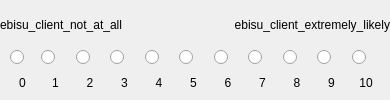
<?xml version="1.0" encoding="UTF-8"?>
<ui version="4.0">
 <class>OriginSurveyWidget</class>
 <widget class="QWidget" name="OriginSurveyWidget">
  <layout class="QVBoxLayout" name="verticalLayout_12">
   <property name="spacing">
    <number>0</number>
   </property>
   <property name="leftMargin">
    <number>0</number>
   </property>
   <property name="topMargin">
    <number>0</number>
   </property>
   <property name="rightMargin">
    <number>0</number>
   </property>
   <property name="bottomMargin">
    <number>0</number>
   </property>
   <item>
    <layout class="QHBoxLayout" name="labelHorizontalLayout">
     <item>
      <widget class="Origin::UIToolkit::OriginLabel" name="notLikelyLabel">
       <property name="minimumSize">
        <size>
         <width>185</width>
         <height>0</height>
        </size>
       </property>
       <property name="text">
        <string>ebisu_client_not_at_all</string>
       </property>
       <property name="wordWrap">
        <bool>true</bool>
       </property>
       <property name="labelType">
        <enum>Origin::UIToolkit::OriginLabel::DialogDescription</enum>
       </property>
      </widget>
     </item>
     <item>
      <spacer name="horizontalSpacer">
       <property name="orientation">
        <enum>Qt::Horizontal</enum>
       </property>
       <property name="sizeHint" stdset="0">
        <size>
         <width>20</width>
         <height>2</height>
        </size>
       </property>
      </spacer>
     </item>
     <item>
      <widget class="Origin::UIToolkit::OriginLabel" name="extremelyLikelyLabel">
       <property name="minimumSize">
        <size>
         <width>185</width>
         <height>0</height>
        </size>
       </property>
       <property name="text">
        <string>ebisu_client_extremely_likely</string>
       </property>
       <property name="alignment">
        <set>Qt::AlignRight|Qt::AlignTrailing|Qt::AlignVCenter</set>
       </property>
       <property name="wordWrap">
        <bool>true</bool>
       </property>
       <property name="labelType">
        <enum>Origin::UIToolkit::OriginLabel::DialogDescription</enum>
       </property>
      </widget>
     </item>
    </layout>
   </item>
   <item>
    <layout class="QHBoxLayout" name="buttonHorizontalLayout">
     <property name="spacing">
      <number>6</number>
     </property>
     <property name="leftMargin">
      <number>0</number>
     </property>
     <property name="rightMargin">
      <number>0</number>
     </property>
     <item>
      <spacer name="horizontalSpacer_2">
       <property name="orientation">
        <enum>Qt::Horizontal</enum>
       </property>
       <property name="sizeType">
        <enum>QSizePolicy::Fixed</enum>
       </property>
       <property name="sizeHint" stdset="0">
        <size>
         <width>10</width>
         <height>20</height>
        </size>
       </property>
      </spacer>
     </item>
     <item>
      <layout class="QVBoxLayout" name="zeroVerticalLayout">
       <property name="spacing">
        <number>0</number>
       </property>
       <item>
        <widget class="Origin::UIToolkit::OriginRadioButton" name="zeroRB">
         <property name="sizePolicy">
          <sizepolicy hsizetype="Fixed" vsizetype="Fixed">
           <horstretch>0</horstretch>
           <verstretch>0</verstretch>
          </sizepolicy>
         </property>
         <property name="minimumSize">
          <size>
           <width>25</width>
           <height>0</height>
          </size>
         </property>
         <property name="maximumSize">
          <size>
           <width>25</width>
           <height>16777215</height>
          </size>
         </property>
         <property name="text">
          <string/>
         </property>
        </widget>
       </item>
       <item>
        <widget class="Origin::UIToolkit::OriginLabel" name="zeroLabel">
         <property name="minimumSize">
          <size>
           <width>25</width>
           <height>0</height>
          </size>
         </property>
         <property name="maximumSize">
          <size>
           <width>25</width>
           <height>16777215</height>
          </size>
         </property>
         <property name="text">
          <string>0</string>
         </property>
         <property name="textFormat">
          <enum>Qt::AutoText</enum>
         </property>
         <property name="alignment">
          <set>Qt::AlignCenter</set>
         </property>
         <property name="labelType">
          <enum>Origin::UIToolkit::OriginLabel::DialogFieldName</enum>
         </property>
        </widget>
       </item>
      </layout>
     </item>
     <item>
      <layout class="QVBoxLayout" name="oneVerticalLayout">
       <property name="spacing">
        <number>0</number>
       </property>
       <item>
        <widget class="Origin::UIToolkit::OriginRadioButton" name="oneRB">
         <property name="text">
          <string/>
         </property>
        </widget>
       </item>
       <item>
        <widget class="Origin::UIToolkit::OriginLabel" name="oneLabel">
         <property name="text">
          <string>1</string>
         </property>
         <property name="textFormat">
          <enum>Qt::AutoText</enum>
         </property>
         <property name="alignment">
          <set>Qt::AlignCenter</set>
         </property>
         <property name="labelType">
          <enum>Origin::UIToolkit::OriginLabel::DialogFieldName</enum>
         </property>
        </widget>
       </item>
      </layout>
     </item>
     <item>
      <layout class="QVBoxLayout" name="twoVerticalLayout">
       <property name="spacing">
        <number>0</number>
       </property>
       <item>
        <widget class="Origin::UIToolkit::OriginRadioButton" name="twoRB">
         <property name="text">
          <string/>
         </property>
        </widget>
       </item>
       <item>
        <widget class="Origin::UIToolkit::OriginLabel" name="twoLabel">
         <property name="text">
          <string>2</string>
         </property>
         <property name="textFormat">
          <enum>Qt::AutoText</enum>
         </property>
         <property name="alignment">
          <set>Qt::AlignCenter</set>
         </property>
         <property name="labelType">
          <enum>Origin::UIToolkit::OriginLabel::DialogFieldName</enum>
         </property>
        </widget>
       </item>
      </layout>
     </item>
     <item>
      <layout class="QVBoxLayout" name="threeVerticalLayout">
       <property name="spacing">
        <number>0</number>
       </property>
       <item>
        <widget class="Origin::UIToolkit::OriginRadioButton" name="threeRB">
         <property name="text">
          <string/>
         </property>
        </widget>
       </item>
       <item>
        <widget class="Origin::UIToolkit::OriginLabel" name="threeLabel">
         <property name="text">
          <string>3</string>
         </property>
         <property name="textFormat">
          <enum>Qt::AutoText</enum>
         </property>
         <property name="alignment">
          <set>Qt::AlignCenter</set>
         </property>
         <property name="labelType">
          <enum>Origin::UIToolkit::OriginLabel::DialogFieldName</enum>
         </property>
        </widget>
       </item>
      </layout>
     </item>
     <item>
      <layout class="QVBoxLayout" name="fourVerticalLayout">
       <property name="spacing">
        <number>0</number>
       </property>
       <item>
        <widget class="Origin::UIToolkit::OriginRadioButton" name="fourRB">
         <property name="text">
          <string/>
         </property>
        </widget>
       </item>
       <item>
        <widget class="Origin::UIToolkit::OriginLabel" name="fourLabel">
         <property name="text">
          <string>4</string>
         </property>
         <property name="textFormat">
          <enum>Qt::AutoText</enum>
         </property>
         <property name="alignment">
          <set>Qt::AlignCenter</set>
         </property>
         <property name="labelType">
          <enum>Origin::UIToolkit::OriginLabel::DialogFieldName</enum>
         </property>
        </widget>
       </item>
      </layout>
     </item>
     <item>
      <layout class="QVBoxLayout" name="fiveVerticalLayout">
       <property name="spacing">
        <number>0</number>
       </property>
       <item>
        <widget class="Origin::UIToolkit::OriginRadioButton" name="fiveRB">
         <property name="text">
          <string/>
         </property>
        </widget>
       </item>
       <item>
        <widget class="Origin::UIToolkit::OriginLabel" name="fiveLabel">
         <property name="text">
          <string>5</string>
         </property>
         <property name="textFormat">
          <enum>Qt::AutoText</enum>
         </property>
         <property name="alignment">
          <set>Qt::AlignCenter</set>
         </property>
         <property name="labelType">
          <enum>Origin::UIToolkit::OriginLabel::DialogFieldName</enum>
         </property>
        </widget>
       </item>
      </layout>
     </item>
     <item>
      <layout class="QVBoxLayout" name="sixVerticalLayout">
       <property name="spacing">
        <number>0</number>
       </property>
       <item>
        <widget class="Origin::UIToolkit::OriginRadioButton" name="sixRB">
         <property name="text">
          <string/>
         </property>
        </widget>
       </item>
       <item>
        <widget class="Origin::UIToolkit::OriginLabel" name="sixLabel">
         <property name="text">
          <string>6</string>
         </property>
         <property name="textFormat">
          <enum>Qt::AutoText</enum>
         </property>
         <property name="alignment">
          <set>Qt::AlignCenter</set>
         </property>
         <property name="labelType">
          <enum>Origin::UIToolkit::OriginLabel::DialogFieldName</enum>
         </property>
        </widget>
       </item>
      </layout>
     </item>
     <item>
      <layout class="QVBoxLayout" name="sevenVerticalLayout">
       <property name="spacing">
        <number>0</number>
       </property>
       <item>
        <widget class="Origin::UIToolkit::OriginRadioButton" name="sevenRB">
         <property name="text">
          <string/>
         </property>
        </widget>
       </item>
       <item>
        <widget class="Origin::UIToolkit::OriginLabel" name="sevenLabel">
         <property name="text">
          <string>7</string>
         </property>
         <property name="textFormat">
          <enum>Qt::AutoText</enum>
         </property>
         <property name="alignment">
          <set>Qt::AlignCenter</set>
         </property>
         <property name="labelType">
          <enum>Origin::UIToolkit::OriginLabel::DialogFieldName</enum>
         </property>
        </widget>
       </item>
      </layout>
     </item>
     <item>
      <layout class="QVBoxLayout" name="eightVerticalLayout">
       <property name="spacing">
        <number>0</number>
       </property>
       <item>
        <widget class="Origin::UIToolkit::OriginRadioButton" name="eightRB">
         <property name="text">
          <string/>
         </property>
        </widget>
       </item>
       <item>
        <widget class="Origin::UIToolkit::OriginLabel" name="eightLabel">
         <property name="text">
          <string>8</string>
         </property>
         <property name="textFormat">
          <enum>Qt::AutoText</enum>
         </property>
         <property name="alignment">
          <set>Qt::AlignCenter</set>
         </property>
         <property name="labelType">
          <enum>Origin::UIToolkit::OriginLabel::DialogFieldName</enum>
         </property>
        </widget>
       </item>
      </layout>
     </item>
     <item>
      <layout class="QVBoxLayout" name="nineVerticalLayout">
       <property name="spacing">
        <number>0</number>
       </property>
       <item>
        <widget class="Origin::UIToolkit::OriginRadioButton" name="nineRB">
         <property name="text">
          <string/>
         </property>
        </widget>
       </item>
       <item>
        <widget class="Origin::UIToolkit::OriginLabel" name="nineLabel">
         <property name="text">
          <string>9</string>
         </property>
         <property name="textFormat">
          <enum>Qt::AutoText</enum>
         </property>
         <property name="alignment">
          <set>Qt::AlignCenter</set>
         </property>
         <property name="labelType">
          <enum>Origin::UIToolkit::OriginLabel::DialogFieldName</enum>
         </property>
        </widget>
       </item>
      </layout>
     </item>
     <item>
      <layout class="QVBoxLayout" name="tenVerticalLayout">
       <property name="spacing">
        <number>0</number>
       </property>
       <item>
        <widget class="Origin::UIToolkit::OriginRadioButton" name="tenRB">
         <property name="text">
          <string/>
         </property>
        </widget>
       </item>
       <item>
        <widget class="Origin::UIToolkit::OriginLabel" name="tenLabel">
         <property name="text">
          <string>10</string>
         </property>
         <property name="textFormat">
          <enum>Qt::AutoText</enum>
         </property>
         <property name="alignment">
          <set>Qt::AlignCenter</set>
         </property>
         <property name="indent">
          <number>0</number>
         </property>
         <property name="labelType">
          <enum>Origin::UIToolkit::OriginLabel::DialogFieldName</enum>
         </property>
        </widget>
       </item>
      </layout>
     </item>
     <item>
      <spacer name="horizontalSpacer_3">
       <property name="orientation">
        <enum>Qt::Horizontal</enum>
       </property>
       <property name="sizeType">
        <enum>QSizePolicy::Fixed</enum>
       </property>
       <property name="sizeHint" stdset="0">
        <size>
         <width>10</width>
         <height>20</height>
        </size>
       </property>
      </spacer>
     </item>
    </layout>
   </item>
  </layout>
 </widget>
 <customwidgets>
  <customwidget>
   <class>Origin::UIToolkit::OriginRadioButton</class>
   <extends>QRadioButton</extends>
   <header>originradiobutton.h</header>
  </customwidget>
  <customwidget>
   <class>Origin::UIToolkit::OriginLabel</class>
   <extends>QLabel</extends>
   <header>originlabel.h</header>
  </customwidget>
 </customwidgets>
 <resources>
  <include location="Resources/origincommoncontrols.qrc"/>
 </resources>
 <connections/>
</ui>
